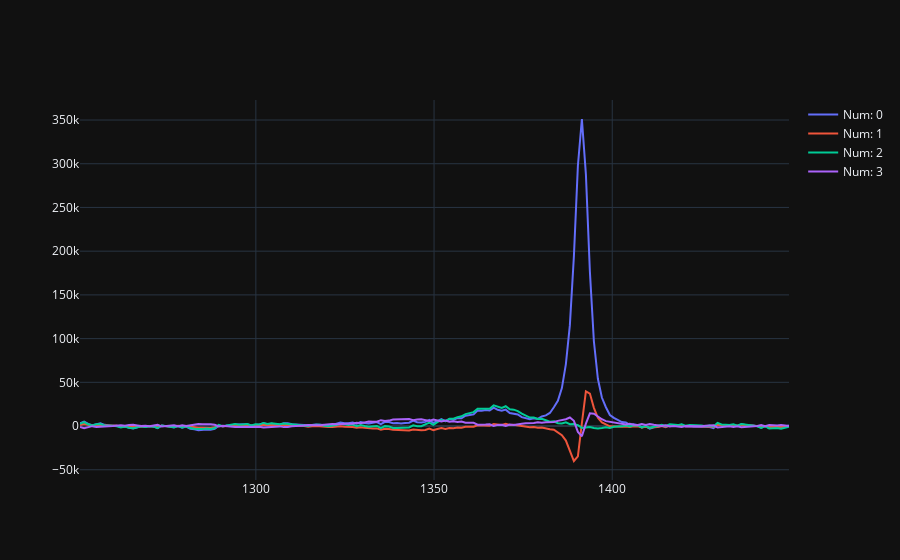

Here is the notebook cell this chart was saved with:
### Code cell
map.plotBaseVectors(4).show()

### Figure 1 — Plotly figure (JSON) as saved in the notebook; plotly's stock layout.template omitted (floating-point values rounded to 4 significant figures; data arrays with more than 128 entries replaced by an {"elided": "..."} marker saying what was removed)
{"data": [{"mode": "lines", "name": "Num: 0", "x": {"elided": "177 float values"}, "y": {"elided": "177 float values"}, "type": "scatter"}, {"mode": "lines", "name": "Num: 1", "x": {"elided": "177 float values"}, "y": {"elided": "177 float values"}, "type": "scatter"}, {"mode": "lines", "name": "Num: 2", "x": {"elided": "177 float values"}, "y": {"elided": "177 float values"}, "type": "scatter"}, {"mode": "lines", "name": "Num: 3", "x": {"elided": "177 float values"}, "y": {"elided": "177 float values"}, "type": "scatter"}], "layout": {"hovermode": "x"}}
